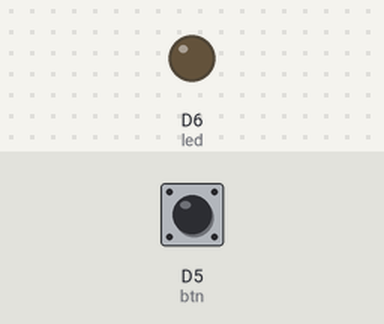
Recording of a sketch running on a simulated ESP8266 (NodeMCU). On the bench: output pins drawn as LEDs (lit = HIGH). The inputs (shaded band) are chosen by the test bench; at power-on: D5 (btn) HIGH.

Above: at 1.2 s.
1.3 s: D5 (btn) pulled LOW for 0.15 s
At 1.37 s:
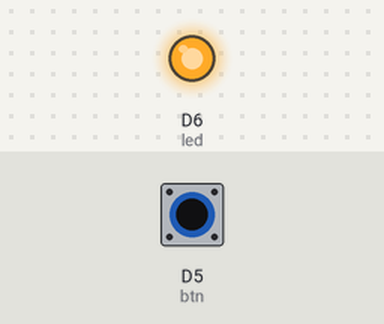
2.9 s: D5 (btn) pulled LOW for 3.2 s
At 6.7 s:
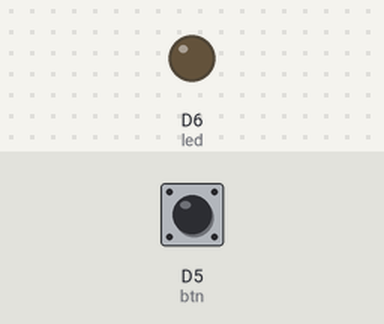
Timing chart, 0 to 8.2 s (numbered marks = the images above; inputs shaded):
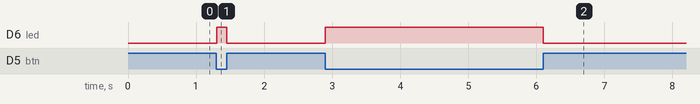

Measured:
- after the input at 1.3 s, D6 (led): LOW → HIGH at once, → LOW 0.15 s later
- after the input at 2.9 s, D6 (led): LOW → HIGH at once, → LOW 3.2 s later

The sketch:

Button_Controlled_LED.ino
```cpp
// LED Control using Button
int led = D6;
int btn = D5;

void setup() {
  pinMode(led, OUTPUT);
  pinMode(btn, INPUT_PULLUP);
}

void loop() {
  if (digitalRead(btn) == LOW) {
    digitalWrite(led, HIGH);
  } else {
    digitalWrite(led, LOW);
  }
}
```
